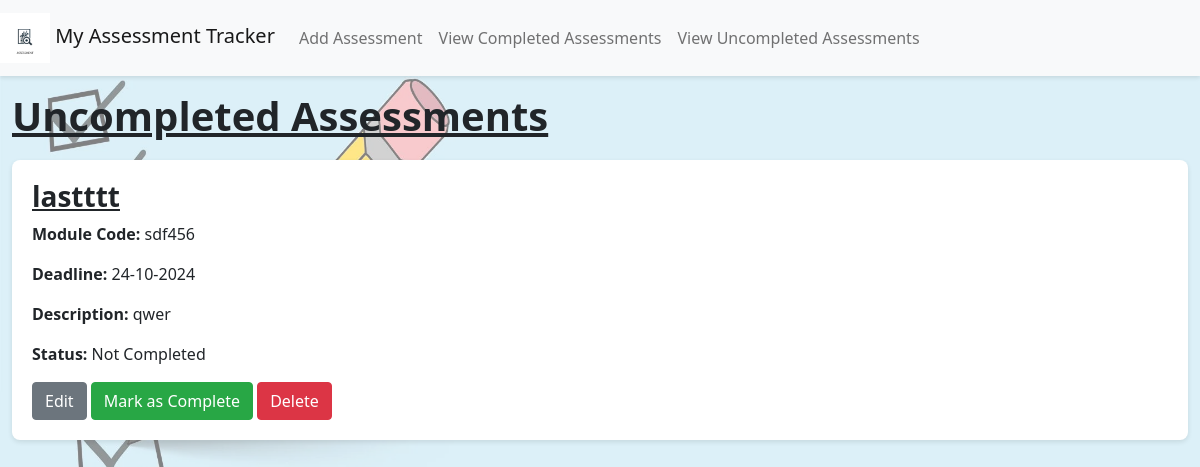
Page /view_uncompleted on the earlier database version.
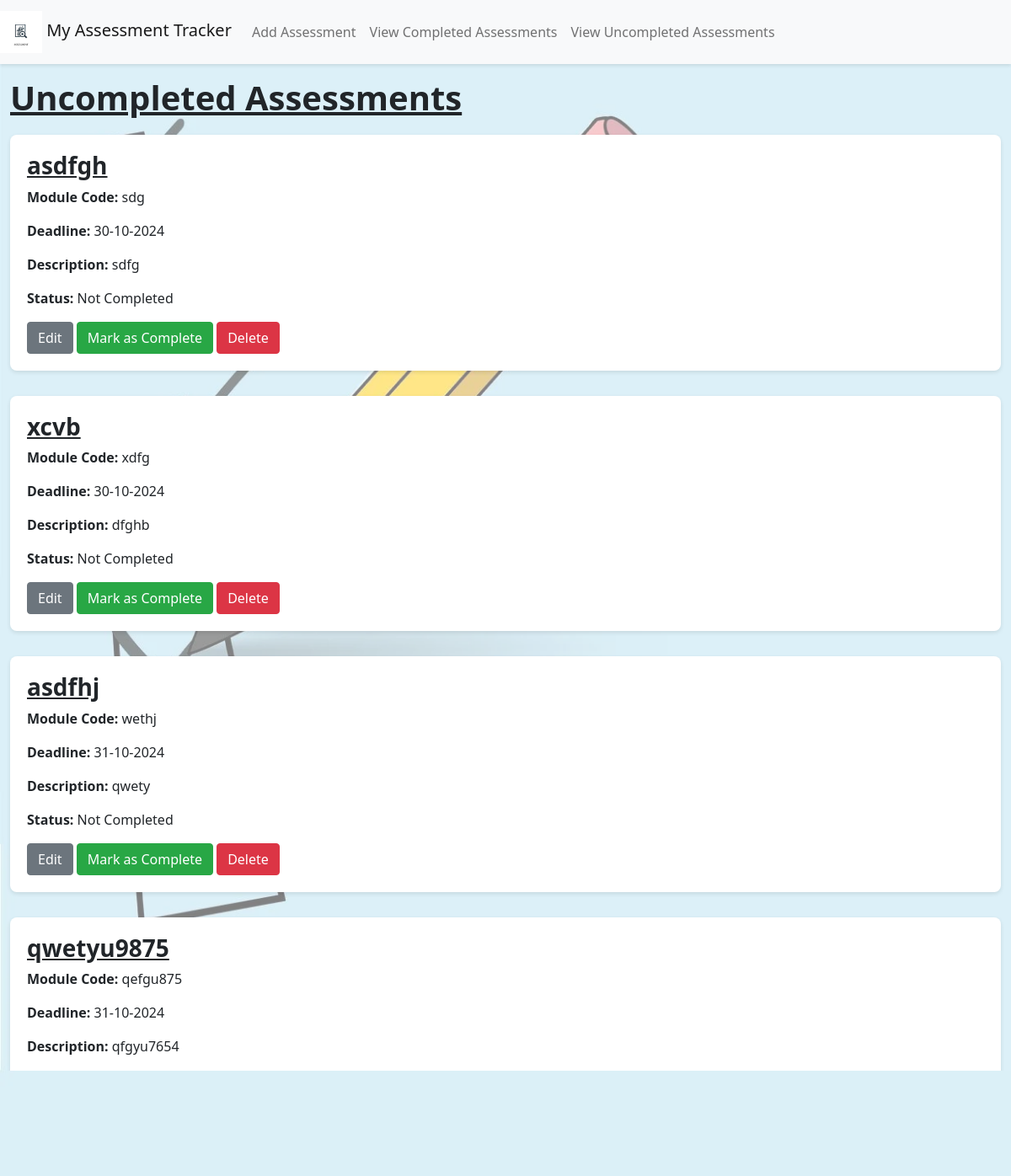
Same page on the later database version.
### app/models.py (models this page shows)
class Assessment(db.Model):
    id = db.Column(db.Integer, primary_key=True)
    title = db.Column(db.String(100), nullable=False)
    module_code = db.Column(db.String(20), nullable=False)
    deadline_date = db.Column(db.DateTime, nullable=False)
    description = db.Column(db.Text, nullable=False)
    is_complete = db.Column(db.Boolean, default=False)

### app/views.py (the view)
@app.route('/view_uncompleted')
def view_uncompleted():
    uncompleted_assessments = Assessment.query.filter_by(
        is_complete=False).all()
    return render_template(
        'view_uncompleted.html',
        title='Uncompleted Assessments',
        assessments=uncompleted_assessments
    )

### app/templates/view_uncompleted.html (shortened to what this page needs)
<!DOCTYPE html>
<html lang="en">
{% extends "base.html" %}
{% block content %}
  <h1>Uncompleted Assessments</h1>
  <div class="assessment-list">
    {% if assessments %}
      {% for assessment in assessments %}
        <div class="assessment-item" role="region" aria-labelledby="assessment-{{ assessment.id }}">
          <h3 id="assessment-{{ assessment.id }}">{{ assessment.title }}</h3>
          <p><strong>Module Code:</strong> {{ assessment.module_code }}</p>
          <p><strong>Deadline:</strong> {{ assessment.deadline_date.strftime('%d-%m-%Y') }}</p>
          <p><strong>Description:</strong> {{ assessment.description }}</p>
          <p><strong>Status:</strong> Not Completed</p>
          <a href="{{ url_for('edit_assessment', assessment_id=assessment.id) }}" class="btn btn-secondary" role="button">Edit</a>
          <form action="{{ url_for('mark_complete', assessment_id=assessment.id) }}" method="post" style="display:inline;" aria-label="Mark assessment {{ assessment.title }} as complete">
            <button type="submit" class="btn btn-success">Mark as Complete</button>
          </form>
          <form action="{{ url_for('delete_assessment', assessment_id=assessment.id) }}" method="post" style="display:inline;" aria-label="Delete assessment {{ assessment.title }}">
            <button type="submit" class="btn btn-danger">Delete</button>
          </form>
        </div>
      {% endfor %}
    {% else %}
      <div class="alert alert-info" role="alert">
        <p>All assessments are completed for the moment.</p>
        <a href="{{ url_for('view_completed') }}" class="btn btn-primary" role="button">View Completed Assessments</a>
      </div>
    {% endif %}
  </div>
{% endblock %}

Differences in the rows shown:
removed Assessment: title "lastttt", module_code "sdf456", deadline_date "24-10-2024", description "qwer"
added Assessment: title "asdfgh", module_code "sdg", deadline_date "30-10-2024", description "sdfg"
added Assessment: title "xcvb", module_code "xdfg", deadline_date "30-10-2024", description "dfghb"
added Assessment: title "asdfhj", module_code "wethj", deadline_date "31-10-2024", description "qwety"
added Assessment: title "qwetyu9875", module_code "qefgu875", deadline_date "31-10-2024", description "qfgyu7654"
